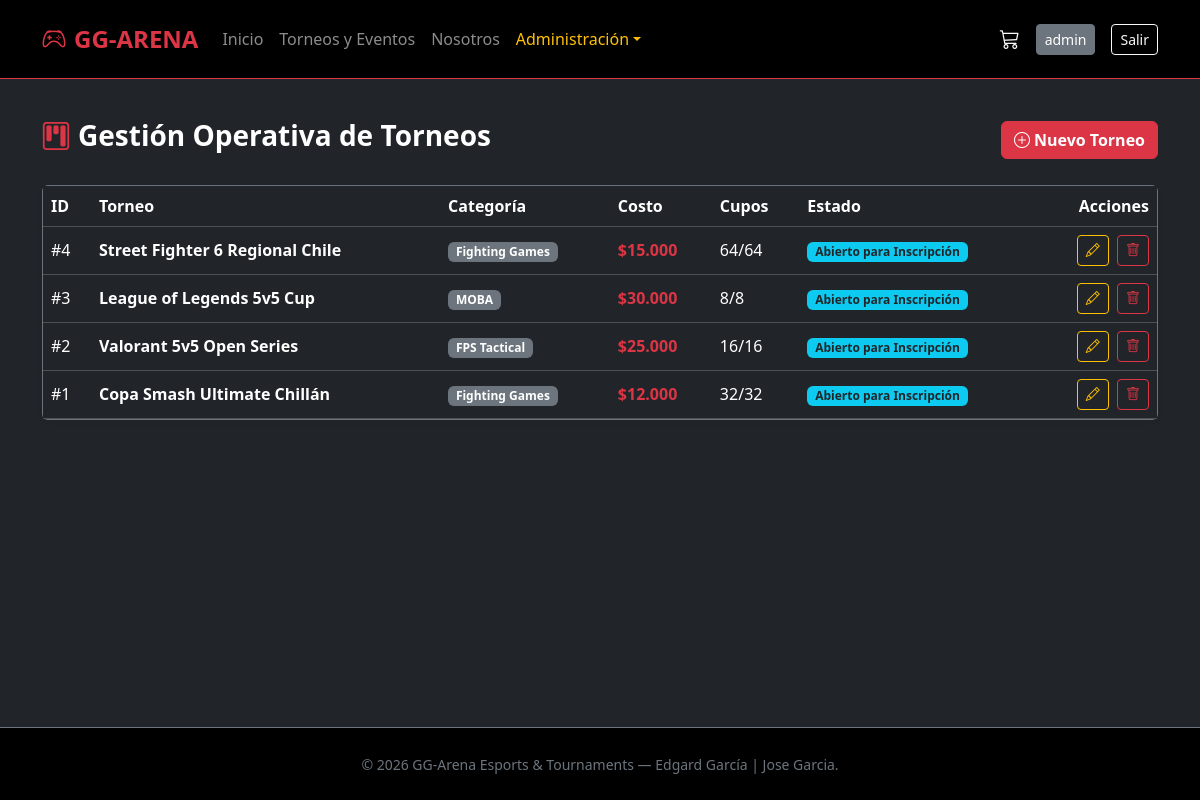
Before: /torneos/gestion/ (signed in) with the older database file.
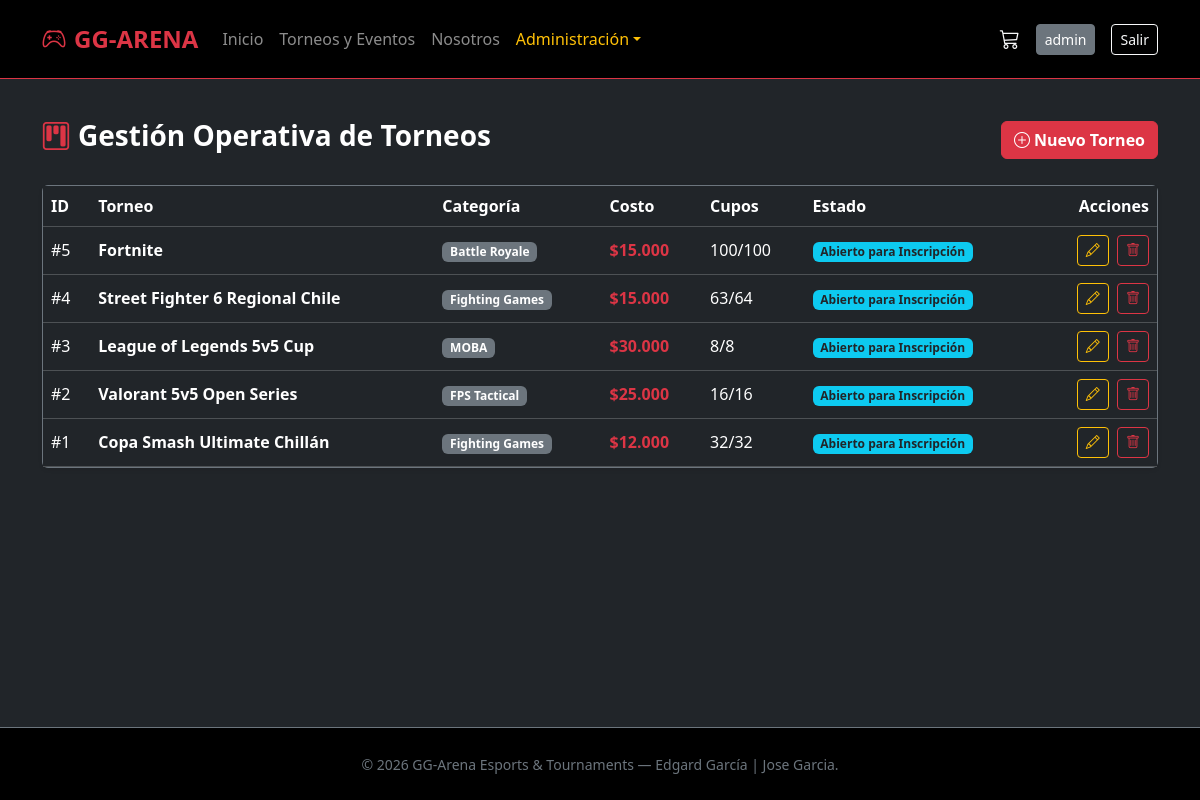
After: the same page with the newer database file.
### apps/torneos/models.py (models this page shows, shortened)
class TorneoEvento(models.Model):
    ESTADOS = (
        ('abierto', 'Abierto para Inscripción'),
        ('en_curso', 'En Curso'),
        ('finalizado', 'Finalizado'),
    )
    nombre = models.CharField(max_length=200, verbose_name="Nombre del Torneo")
    slug = models.SlugField(max_length=220, unique=True, blank=True)
    categoria = models.ForeignKey(CategoriaJuego, on_delete=models.PROTECT, related_name="torneos", verbose_name="Categoría")
    organizador = models.CharField(max_length=150, verbose_name="Organizador / Juego")
    reglas = models.TextField(verbose_name="Reglas y Formato")
    costo_inscripcion = models.DecimalField(max_digits=10, decimal_places=0, validators=[MinValueValidator(0)], verbose_name="Costo de Inscripción (CLP)")
    cupos_maximos = models.PositiveIntegerField(verbose_name="Cupos Máximos")
    banner = models.ImageField(upload_to="torneos/", blank=True, null=True, verbose_name="Banner Promocional")
    estado = models.CharField(max_length=20, choices=ESTADOS, default='abierto', verbose_name="Estado Operativo")
    activo = models.BooleanField(default=True, verbose_name="Baja Lógica (Activo)")
    class Meta:
        verbose_name_plural = "Torneos y Eventos"
        ordering = ['-id']
    @property
    def cupos_disponibles(self):
        return max(0, self.cupos_maximos - self.inscripciones.count())
    @property
    def precio_formateado(self):
        return f"${self.costo_inscripcion:,.0f}".replace(",", ".")

class CategoriaJuego(models.Model):
    nombre = models.CharField(max_length=100, unique=True, verbose_name="Categoría de Juego")
    slug = models.SlugField(max_length=120, unique=True, blank=True)
    descripcion = models.TextField(verbose_name="Descripción")
    activo = models.BooleanField(default=True, verbose_name="¿Activo?")
    class Meta:
        verbose_name_plural = "Categorías de Juegos"
        ordering = ['nombre']

### apps/torneos/views.py (the view)
# urls.py: path('gestion/', views.gestion_figuras, name='gestion'),
@login_required
@user_passes_test(es_administrador, login_url='torneos:lista')
def gestion(request):
    torneos = TorneoEvento.objects.select_related('categoria').order_by('-id')
    return render(request, 'torneos/gestion_torneos.html', {'torneos': torneos})

### apps/pedidos/context_processors.py (called while the page is built)
def carrito_context(request):
    carrito = request.session.get('carrito_torneos', [])
    return {
        'carrito_total_items': len(carrito) if isinstance(carrito, list) else 0,
    }

### apps/torneos/views.py (called while the page is built)
def es_administrador(user):
    return user.is_authenticated and (user.is_staff or user.is_superuser)

### templates/torneos/gestion_torneos.html (shortened to what this page needs)
{% extends 'base.html' %}
{% block content %}
<div class="d-flex justify-content-between align-items-center mb-4">
    <h1 class="h3 fw-bold text-white"><i class="bi bi-kanban text-danger me-2"></i>Gestión Operativa de Torneos</h1>
    <a href="{% url 'torneos:crear' %}" class="btn btn-danger fw-bold"><i class="bi bi-plus-circle me-1"></i>Nuevo Torneo</a>
</div>
<div class="card bg-dark border-secondary text-white shadow-sm">
    <div class="table-responsive">
        <table class="table table-dark table-hover align-middle mb-0">
            <thead>
                <tr>
                    <th>ID</th>
                    <th>Torneo</th>
                    <th>Categoría</th>
                    <th>Costo</th>
                    <th>Cupos</th>
                    <th>Estado</th>
                    <th class="text-end">Acciones</th>
                </tr>
            </thead>
            <tbody>
                {% for t in torneos %}
                <tr>
                    <td>#{{ t.id }}</td>
                    <td class="fw-bold">{{ t.nombre }}</td>
                    <td><span class="badge bg-secondary">{{ t.categoria.nombre }}</span></td>
                    <td class="text-danger fw-bold">{{ t.precio_formateado }}</td>
                    <td>{{ t.cupos_disponibles }}/{{ t.cupos_maximos }}</td>
                    <td><span class="badge bg-info text-dark">{{ t.get_estado_display }}</span></td>
                    <td class="text-end">
                        <a href="{% url 'torneos:editar' t.id %}" class="btn btn-sm btn-outline-warning me-1"><i class="bi bi-pencil"></i></a>
                        <a href="{% url 'torneos:eliminar' t.id %}" class="btn btn-sm btn-outline-danger"><i class="bi bi-trash"></i></a>
                    </td>
                </tr>
                {% empty %}
                <tr>
                    <td colspan="7" class="text-center py-4 text-secondary">No hay torneos creados.</td>
                </tr>
                {% endfor %}
            </tbody>
        </table>
    </div>
</div>
{% endblock %}

Changed rows visible on the page:
added TorneoEvento: id "5", nombre "Fortnite", categoria.nombre "Battle Royale", precio_formateado "$15.000", cupos_disponibles "100", cupos_maximos "100", estado "Abierto para Inscripción"
changed TorneoEvento "Street Fighter 6 Regional Chile": cupos_disponibles "64" → "63"
